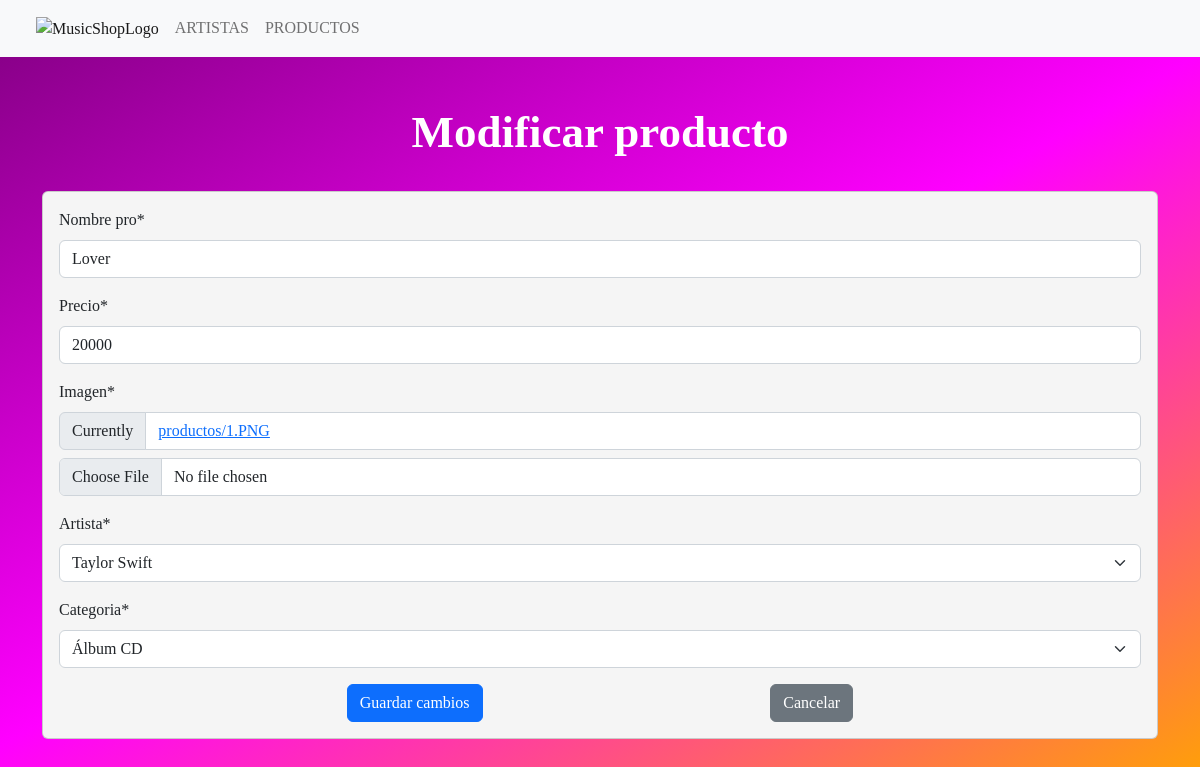
The page /modificar_producto/1 on the database its author committed.
### tienda/models.py (models this page shows, shortened)
class Producto(models.Model):
    nombre_pro = models.CharField(max_length=70)
    precio = models.IntegerField()
    imagen = models.ImageField(upload_to="productos",null=True)
    artista = models.ForeignKey(Artista, on_delete=models.PROTECT)
    categoria = models.ForeignKey(Tipo, on_delete=models.PROTECT)

### tienda/views.py (the view, shortened to what this page needs)
# urls.py: path('modificar_producto/<id>',views.modificar_producto, name='modificar-producto'),
def modificar_producto(request,id):
    producto = get_object_or_404(Producto,id=id)
    data = {'form': ProductoForm(instance=producto)}
    return render(request,'tienda/producto/modificar.html',data)

### tienda/forms.py
class ProductoForm(forms.ModelForm):
    class Meta:
        model = Producto
        fields = "__all__"

### tienda/models.py (called while the page is built)
    def __str__(self):
        return self.nombre

    def __str__(self):
        return self.nombre_tipo

### tienda/templates/tienda/producto/modificar.html (shortened to what this page needs)
{% extends 'tienda/base_admin.html'%}
{% load crispy_forms_tags %}
{% load crispy_forms_filters %}
{% block contenido %}
<br>
<br>
    <section class="container">
        <div class="d-flex justify-content-center "  id="titulo">
            <h2>Modificar producto</h2>
        </div>
        <br>
        <div class="row d-flex justify-content-center">
            <div class="col-12-md-6">
                <div class="card"  style="background-color: rgb(245, 245, 245);">
                    <div class="card-body">
                        <form action="" method="post" enctype="multipart/form-data">
                            {{form | crispy}}
                            <div class="d-flex justify-content-evenly">
                                <input type="submit" value="Guardar cambios" class="btn btn-primary">
                                <a class="btn btn-secondary" href="{% url 'listar-producto'%}" role="button">Cancelar</a>
                            </div>
                        </form>
                    </div>
                </div>
            </div>
        </div>
    </section>
    <br>
    <br>
{% endblock %}

### tienda/static/css/admin_style2.css (style rules this page uses)
* { font-family: monserrat; }
body { background: linear-gradient(150deg,purple, fuchsia,orange); min-height: 100vh; }
#titulo h2 { color: rgb(255, 255, 255); font-size: 45px; font-weight: 600; }

### rows shown on the page
Producto: nombre_pro "Lover", precio "20000", artista "Taylor Swift", categoria "Álbum CD"
